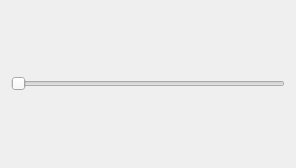
<?xml version="1.0" encoding="UTF-8"?>
<ui version="4.0">
 <class>Form</class>
 <widget class="QWidget" name="Form">
  <property name="geometry">
   <rect>
    <x>0</x>
    <y>0</y>
    <width>296</width>
    <height>168</height>
   </rect>
  </property>
  <property name="windowTitle">
   <string>Form</string>
  </property>
  <layout class="QVBoxLayout" name="verticalLayout">
   <item>
    <layout class="QVBoxLayout" name="view"/>
   </item>
   <item>
    <widget class="QSlider" name="view_slider">
     <property name="orientation">
      <enum>Qt::Horizontal</enum>
     </property>
    </widget>
   </item>
  </layout>
 </widget>
 <resources/>
 <connections/>
</ui>
